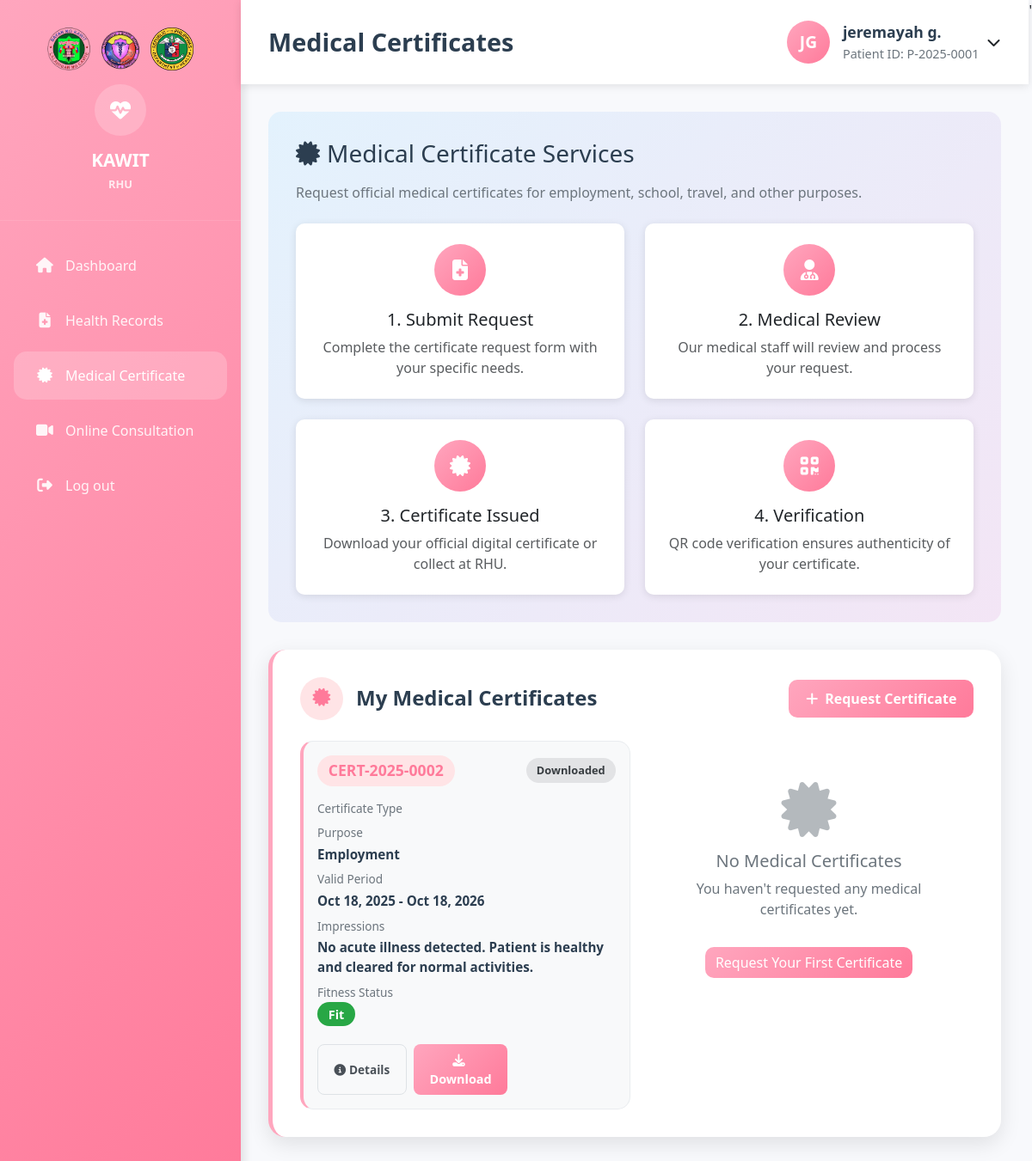
Screenshot of /kawit_rhu/Patient/Medical_Certificates.php (signed in) with the database file from the repository.
### tables this page shows
CREATE TABLE `patients` (
  `id` int(11) NOT NULL,
  `user_id` int(11) DEFAULT NULL,
  `patient_id` varchar(20) NOT NULL,
  `first_name` varchar(50) NOT NULL,
  `middle_name` varchar(50) DEFAULT NULL,
  `last_name` varchar(50) NOT NULL,
  `suffix` varchar(10) DEFAULT NULL,
  `date_of_birth` date NOT NULL,
  `gender` enum('Male','Female','Other') NOT NULL,
  `civil_status` enum('Single','Married','Widowed','Divorced','Separated') DEFAULT 'Single',
  `address` text NOT NULL,
  `barangay_id` int(11) DEFAULT NULL,
  `phone` varchar(15) DEFAULT NULL,
  `email` varchar(100) DEFAULT NULL,
  `blood_type` varchar(5) DEFAULT NULL,
  `allergies` text DEFAULT NULL,
  `medical_history` text DEFAULT NULL,
  `emergency_contact_name` varchar(100) DEFAULT NULL,
  `emergency_contact_phone` varchar(15) DEFAULT NULL,
  `emergency_contact_relationship` varchar(50) DEFAULT NULL,
  `guardian_name` varchar(200) DEFAULT NULL,
  `guardian_relationship` varchar(100) DEFAULT NULL,
  `philhealth_number` varchar(20) DEFAULT NULL,
  `osca_number` varchar(50) DEFAULT NULL,
  `family_number` varchar(50) DEFAULT NULL,
  `pwd_status` enum('YES','NO') DEFAULT 'NO',
  `four_ps_status` enum('YES','NO') DEFAULT 'NO',
  `occupation` varchar(100) DEFAULT NULL,
  `educational_attainment` varchar(50) DEFAULT NULL,
  `religion` varchar(50) DEFAULT NULL,
  `profile_picture` varchar(255) DEFAULT NULL,
  `is_active` tinyint(1) DEFAULT 1,
  `created_at` timestamp NOT NULL DEFAULT current_timestamp(),
  `updated_at` timestamp NOT NULL DEFAULT current_timestamp() ON UPDATE current_timestamp(),
  `temperature` decimal(4,1) DEFAULT NULL COMMENT 'In Celsius',
  `blood_pressure` varchar(20) DEFAULT NULL COMMENT 'Format: 120/80',
  `heart_rate` int(11) DEFAULT NULL COMMENT 'Beats per minute',
  `respiratory_rate` int(11) DEFAULT NULL COMMENT 'Breaths per minute',
  `oxygen_saturation` int(11) DEFAULT NULL COMMENT 'Percentage',
  `weight_kg` decimal(5,2) DEFAULT NULL COMMENT 'Weight in kilograms',
  `height_cm` decimal(5,2) DEFAULT NULL COMMENT 'Height in centimeters',
  `bmi` decimal(4,1) DEFAULT NULL COMMENT 'Calculated BMI',
  `is_current_smoker` enum('YES','NO') DEFAULT 'NO',
  `has_alcohol_intake` enum('YES','NO') DEFAULT 'NO',
  `has_illicit_drug_use` enum('YES','NO') DEFAULT 'NO',
  `eats_unhealthy_foods` enum('YES','NO') DEFAULT 'NO',
  `has_regular_exercise` enum('YES','NO') DEFAULT 'NO',
  `has_hypertension` enum('YES','NO') DEFAULT 'NO',
  `gets_hypertension_meds_from_rhu` enum('YES','NO') DEFAULT 'NO',
  `has_diabetes` enum('YES','NO') DEFAULT 'NO',
  `gets_diabetes_meds_from_rhu` enum('YES','NO') DEFAULT 'NO'
);

CREATE TABLE `medical_certificates` (
  `id` int(11) NOT NULL,
  `certificate_number` varchar(50) NOT NULL,
  `patient_id` int(11) NOT NULL,
  `patient_full_name_override` varchar(255) DEFAULT NULL,
  `patient_age_override` int(11) DEFAULT NULL,
  `patient_gender_override` varchar(10) DEFAULT NULL,
  `patient_address_override` text DEFAULT NULL,
  `examination_date` date DEFAULT NULL,
  `checkup_instructions` text DEFAULT NULL,
  `consultation_id` int(11) DEFAULT NULL,
  `issued_by` int(11) DEFAULT NULL,
  `assigned_doctor_id` int(11) DEFAULT NULL,
  `certificate_type` enum('Fit to Work','Medical Certificate','Health Certificate','Vaccination Certificate','Other') NOT NULL,
  `purpose` varchar(200) NOT NULL,
  `date_issued` date NOT NULL,
  `valid_from` date DEFAULT NULL,
  `valid_until` date DEFAULT NULL,
  `diagnosis` text DEFAULT NULL,
  `impressions` text DEFAULT NULL,
  `physical_findings` text DEFAULT NULL,
  `recommendations` text DEFAULT NULL,
  `remarks` text DEFAULT NULL,
  `restrictions` text DEFAULT NULL,
  `fitness_status` enum('Fit','Unfit','Conditional','Pending Further Evaluation') DEFAULT 'Fit',
  `template_used` varchar(100) DEFAULT NULL,
  `qr_code` varchar(255) DEFAULT NULL,
  `digital_signature` varchar(255) DEFAULT NULL,
  `status` enum('pending','approved_for_checkup','completed_checkup','ready_for_download','downloaded','cancelled','expired','draft','issued','revoked') DEFAULT 'pending',
  `created_at` timestamp NOT NULL DEFAULT current_timestamp(),
  `updated_at` timestamp NOT NULL DEFAULT current_timestamp() ON UPDATE current_timestamp()
);

### kawit_rhu/Patient/Medical_Certificates.php (the view, shortened to what the rows shown need)
<?php
$host = 'localhost';
$dbname = 'kawit_rhu';
$username = 'root';
$password = '';
try {
    $pdo = new PDO("mysql:host=$host;dbname=$dbname", $username, $password);
    $pdo->setAttribute(PDO::ATTR_ERRMODE, PDO::ERRMODE_EXCEPTION);
} catch(PDOException $e) {
    die("Connection failed: " . $e->getMessage());
}
$stmt = $pdo->prepare("
    SELECT p.*, u.username, b.barangay_name,
           YEAR(CURDATE()) - YEAR(p.date_of_birth) as age
    FROM patients p
    JOIN users u ON p.user_id = u.id
    LEFT JOIN barangays b ON p.barangay_id = b.id
    WHERE u.id = ?
");
$stmt->execute([$_SESSION['user_id']]);
$patient = $stmt->fetch(PDO::FETCH_ASSOC);
$certificatesStmt = $pdo->prepare("
    SELECT mc.*,
           CONCAT(s.first_name, ' ', s.last_name) as issued_by_name,
           CONCAT(s2.first_name, ' ', s2.last_name) as assigned_doctor_name,
           c.consultation_number,
           mc.examination_date as appointment_date
    FROM medical_certificates mc
    LEFT JOIN staff s ON mc.issued_by = s.id
    LEFT JOIN staff s2 ON mc.assigned_doctor_id = s2.id
    LEFT JOIN consultations c ON mc.consultation_id = c.id
    WHERE mc.patient_id = ?
    ORDER BY
        CASE mc.status
            WHEN 'pending' THEN 1
            WHEN 'approved_for_checkup' THEN 2
            WHEN 'completed_checkup' THEN 3
            WHEN 'ready_for_download' THEN 4
            WHEN 'downloaded' THEN 5
            ELSE 6
        END,
        mc.date_issued DESC
");
$certificatesStmt->execute([$patient['id']]);
$certificates = $certificatesStmt->fetchAll(PDO::FETCH_ASSOC);
?>
<!DOCTYPE html>
<html lang="en">
<head>
    <link href="https://cdnjs.cloudflare.com/ajax/libs/bootstrap/5.3.0/css/bootstrap.min.css" rel="stylesheet">
    <link href="https://cdnjs.cloudflare.com/ajax/libs/font-awesome/6.4.0/css/all.min.css" rel="stylesheet">
    <link rel="stylesheet" href="../Patient/style.css">
</head>
<body>
    <div class="main-container">
        <div class="main-content">
            <nav class="top-navbar">
                <h1 class="page-title">Medical Certificates</h1>
                <div class="user-info">
                    <div class="user-avatar">
                        <?php
                        $initials = strtoupper(substr($patient['first_name'], 0, 1) . substr($patient['last_name'], 0, 1));
                        echo $initials;
                        ?>
                    </div>
                    <div class="user-details">
                        <div class="user-name"><?php echo htmlspecialchars($patient['first_name'] . ' ' . substr($patient['last_name'], 0, 1) . '.'); ?></div>
                        <div class="user-role">Patient ID: <?php echo htmlspecialchars($patient['patient_id']); ?></div>
                    </div>
                    <div class="dropdown">
                        <button class="btn btn-link text-dark p-0 ms-2" type="button" data-bs-toggle="dropdown" style="text-decoration: none;">
                        </button>
                    </div>
                </div>
            </nav>
            <div class="dashboard-content">
                <div class="content-section">
                    <?php if (!empty($certificates)): ?>
                        <div class="certificate-grid">
                        <?php foreach ($certificates as $certificate):
                            $consultation = null;
                            if ($certificate['consultation_id']) {
                                $consultStmt = $pdo->prepare("
                                    SELECT c.*, CONCAT(s.first_name, ' ', s.last_name) as doctor_name
                                    FROM consultations c
                                    LEFT JOIN staff s ON c.assigned_doctor = s.id
                                    WHERE c.id = ?
                                ");
                                $consultStmt->execute([$certificate['consultation_id']]);
                                $consultation = $consultStmt->fetch(PDO::FETCH_ASSOC);
                            }
                        ?>
                            <div class="certificate-card">
                                <div class="certificate-header">
                                    <div class="certificate-number"><?php echo htmlspecialchars($certificate['certificate_number']); ?></div>
                                    <span class="certificate-status status-<?php echo str_replace('_', '-', $certificate['status']); ?>">
                                        <?php
                                        $status_labels = [
                                            'pending' => 'Pending',
                                            'approved_for_checkup' => 'Scheduled',
                                            'completed_checkup' => 'Checked',
                                            'ready_for_download' => 'Ready',
                                            'downloaded' => 'Downloaded',
                                            'cancelled' => 'Cancelled',
                                            'expired' => 'Expired'
                                        ];
                                        echo $status_labels[$certificate['status']] ?? ucfirst($certificate['status']);
                                        ?>
                                    </span>
                                </div>
                                <div class="certificate-content">
                                    <div class="certificate-label">Certificate Type</div>
                                    <div class="certificate-label">Purpose</div>
                                    <div class="certificate-value"><?php echo htmlspecialchars($certificate['purpose']); ?></div>
                                    <?php if (($certificate['status'] == 'ready_for_download' || $certificate['status'] == 'downloaded') && $certificate['valid_from'] && $certificate['valid_until']): ?>
                                        <div class="certificate-label">Valid Period</div>
                                        <div class="certificate-value">
                                            <?php echo date('M j, Y', strtotime($certificate['valid_from'])); ?> -
                                            <?php echo date('M j, Y', strtotime($certificate['valid_until'])); ?>
                                        </div>
                                    <?php endif; ?>
                                    <?php if ($certificate['status'] == 'ready_for_download' || $certificate['status'] == 'downloaded'): ?>
                                        <?php if ($certificate['diagnosis']): ?>
                                            <div class="certificate-label">Impressions</div>
                                            <div class="certificate-value"><?php echo htmlspecialchars($certificate['diagnosis']); ?></div>
                                        <?php endif; ?>
                                        <?php if ($certificate['fitness_status']): ?>
                                            <div class="certificate-label">Fitness Status</div>
                                            <div class="certificate-value">
                                                <span style="background: #28a745; color: white; padding: 0.3rem 0.8rem; border-radius: 15px; font-weight: 600; font-size: 0.9rem;">
                                                    <?php echo htmlspecialchars($certificate['fitness_status']); ?>
                                                </span>
                                            </div>
                                        <?php endif; ?>
                                    <?php endif; ?>
                                </div>
                                <div class="certificate-actions">
                                    <?php if ($certificate['status'] == 'pending'): ?>
                                        <small class="text-muted">
                                            <i class="fas fa-hourglass-half me-1"></i>
                                            Waiting for admin verification
                                        </small>
                                    <?php elseif ($certificate['status'] == 'ready_for_download' || $certificate['status'] == 'downloaded'): ?>
                                        <div style="display: flex; gap: 0.5rem;">
                                            <?php if ($consultation): ?>
                                                <button onclick="viewExaminationDetails(<?php echo $certificate['id']; ?>)"
                                                        style="flex: 1; background: #f8f9fa; color: #495057; border: 1px solid #dee2e6; padding: 8px 12px; border-radius: 8px; font-weight: 600; cursor: pointer; font-size: 0.85rem;">
                                                    <i class="fas fa-info-circle me-1"></i>Details
                                                </button>
                                            <?php endif; ?>
                                            <button class="btn-download" onclick="downloadCertificate(<?php echo $certificate['id']; ?>)" style="flex: 1;">
                                                <i class="fas fa-download me-1"></i>Download
                                            </button>
                                        </div>
                                    <?php endif; ?>
                                </div>
                            </div>
                        <?php endforeach; ?>
                    <?php endif; ?>
                </div>
            </div>
        </div>
    </div>
</body>
</html>'

### rows the page displays
patients: initials "JG", first_name+last_name "jeremayah g.", patient "P-2025-0001"
medical_certificates: certificate_number "CERT-2025-0002", status "Downloaded", purpose "Employment", valid_from "Oct 18, 2025", valid_until "Oct 18, 2026", diagnosis "No acute illness detected. Patient is healthy and cleared for normal activities.", fitness_status "Fit"
